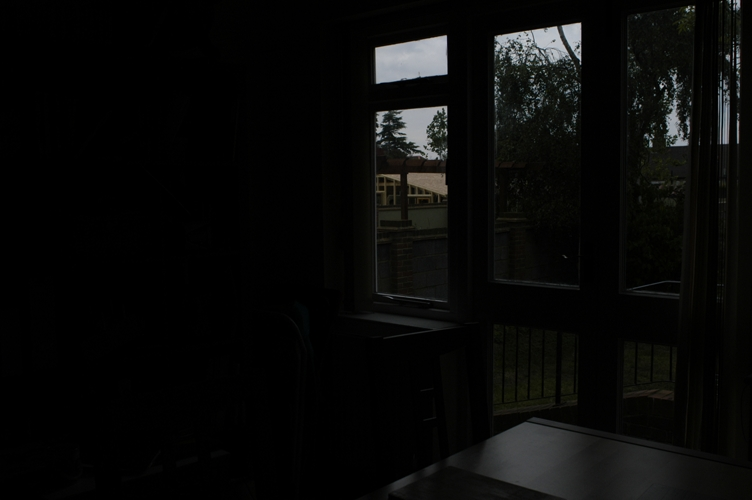
#> input picture 4_fusion/images/A.jpg, 752 x 500 px, found by its file name
$ python pyramid.py   (older library calls are emulated)
#> lines starting #> are read from the running program, lines starting #| are printed output that depends on the picture
#> further down, img is the input picture: shape (500, 752, 3); mean B, G, R 8.6, 9.5, 9.2
### 4_fusion/Python/fusion.py
import cv2
import numpy as np

def up_sample(img, dst_shape=None):
    kernel = cv2.getGaussianKernel(ksize=5, sigma=0.4)

    if dst_shape is None:
        res = cv2.resize(img, None, fx=2, fy=2)
    else:
        res = cv2.resize(img, dst_shape)

    res = cv2.filter2D(res, cv2.CV_8UC3, kernel)

    return res

def down_sample(img):
    kernel = cv2.getGaussianKernel(ksize=5, sigma=0.4)

    res = cv2.filter2D(img, cv2.CV_8UC3, kernel)
    res = cv2.resize(res, None, fx=0.5, fy=0.5)

    return res

def gaussian_pyramid(img, depth):
#> called with depth = 5
    layer = img.copy()
    gp = [layer]
    for i in range(depth):
        gp.append(down_sample(gp[-1]))
#> after the loop, gp = 6 items
    return gp

def laplacian_pyramid(img, depth):
    """
    :param img: input image, format should be uint8
    """
    gp = gaussian_pyramid(img, depth)
#> gp = 6 items
    lp = [gp[-1]]
    for i in range(depth, 0, -1):
        next_layer_shape = [gp[i-1].shape[1], gp[i-1].shape[0]]
        layer = cv2.subtract(gp[i-1], up_sample(gp[i], dst_shape=next_layer_shape))
        lp.append(layer)
#> this loop made 5 passes
#> pass 1, in up_sample, `res = cv2.resize(img, dst_shape)`:
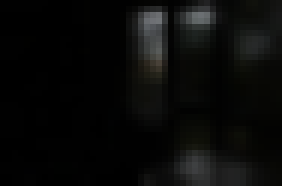
#> res: shape (31, 47, 3) (shown 6 times larger); mean of channels 0, 1, 2 9.1, 10, 9.7; drawn as B, G, R
#> pass 1, in laplacian_pyramid, `layer = cv2.subtract(gp[i-1], up_sample(gp[i], dst_shape=next_layer_sh..`:
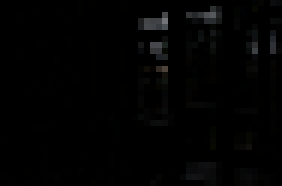
#> layer: shape (31, 47, 3) (shown 6 times larger); mean of channels 0, 1, 2 2.3, 2.3, 2.2; drawn as B, G, R
#> pass 2, in up_sample (call 2), `res = cv2.resize(img, dst_shape)`:
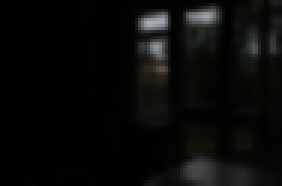
#> res: shape (62, 94, 3) (shown 3 times larger); mean of channels 0, 1, 2 8.9, 9.8, 9.5; drawn as B, G, R
#> after the loop, lp = 6 items
    return lp

# [53 lines left out: functions compute_weight, pyramid_reconstruct, not called in this run]

### 4_fusion/Python/pyramid.py
import cv2
from fusion import gaussian_pyramid, laplacian_pyramid

img = cv2.imread("/Users/leo/Documents/Codes/ISP_Basic/4_fusion/images/A.jpg")

lap_py = laplacian_pyramid(img, depth=5)
#> lap_py = 6 items

for layer in lap_py:
#> (the run stopped early here; a loop or call above may not have finished)

$ run again, with 4_fusion/images/B.jpg copied over 4_fusion/images/A.jpg
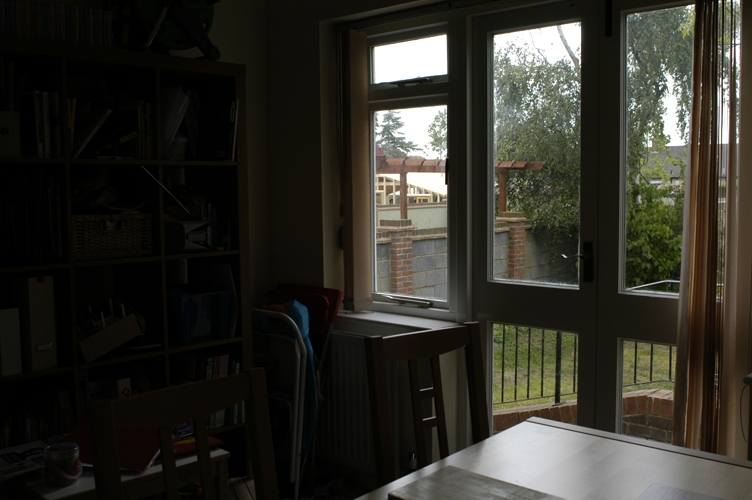
#> input picture 4_fusion/images/B.jpg, 752 x 500 px, found by its file name
#> img is the input picture: shape (500, 752, 3); mean B, G, R 38.5, 45.7, 47.2
#> after the loop in gaussian_pyramid, `for i in range(depth):`: gp = 6 items
#> the loop in laplacian_pyramid, `for i in range(depth, 0, -1):` made 5 passes
#> pass 1, in laplacian_pyramid, `layer = cv2.subtract(gp[i-1], up_sample(gp[i], dst_shape=next_layer_sh..`:
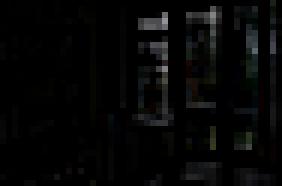
#> layer: shape (31, 47, 3) (shown 6 times larger); mean of channels 0, 1, 2 5.8, 6.1, 5.8; drawn as B, G, R
#> pass 2, in up_sample (call 2), `res = cv2.resize(img, dst_shape)`:
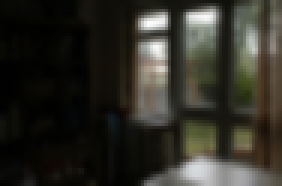
#> res: shape (62, 94, 3) (shown 3 times larger); mean of channels 0, 1, 2 38.7, 46, 47.5; drawn as B, G, R
